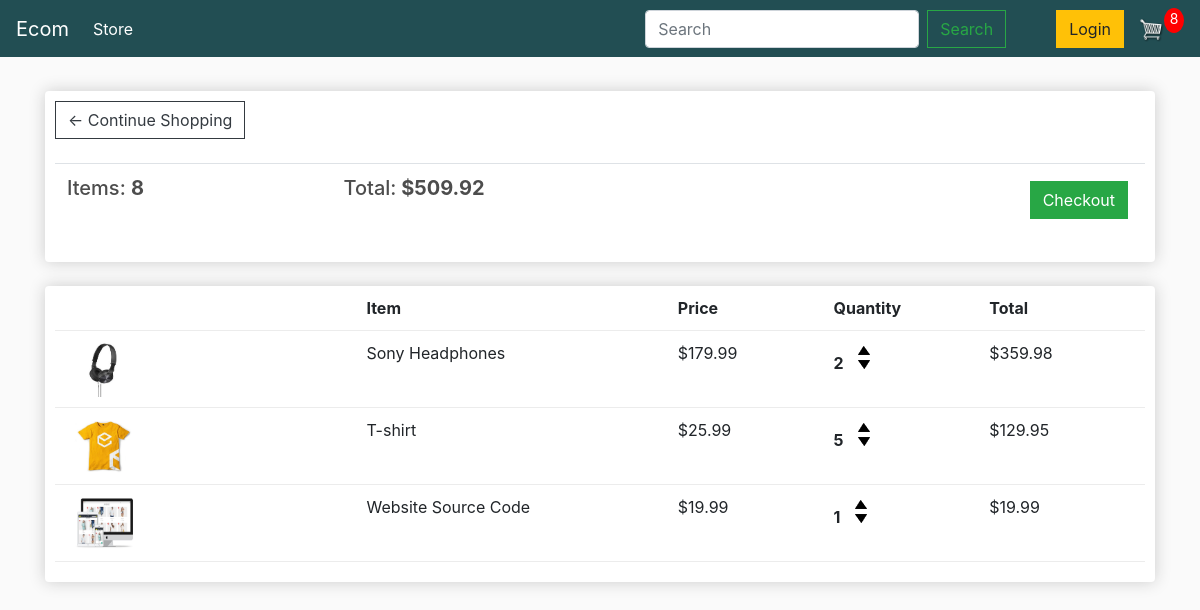
The app's page /cart/ (signed in), older data.
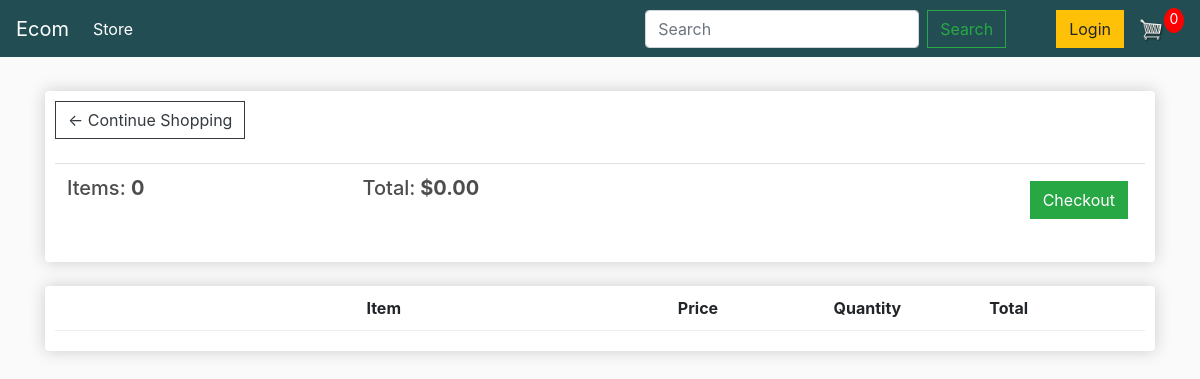
The same page, newer data.
### store/models.py (models this page shows, shortened)
class Order(models.Model):
    customer = models.ForeignKey(Customer,on_delete=models.SET_NULL, blank=True, null=True )
    date_ordered = models.DateTimeField(auto_now_add=True)
    complete = models.BooleanField()
    transaction_id = models.CharField(max_length=200, null=True)
    @property
    def get_cart_total(self):
        orderitems = self.orderitem_set.all()
        total = sum([item.get_total for item in orderitems])
        return total
    @property
    def get_cart_items(self):
        orderitems = self.orderitem_set.all()
        total = sum([item.quantity for item in orderitems])
        return total

class OrderItem(models.Model):
    product = models.ForeignKey(Product, on_delete=models.SET_NULL,null=True)
    order = models.ForeignKey(Order, on_delete=models.SET_NULL,null=True)
    quantity = models.IntegerField(default=0,null=True,blank=True)
    date_added = models.DateTimeField(auto_now_add=True)
    @property
    def get_total(self):
        total = self.product.price * self.quantity
        return total

class Product(models.Model):
    name = models.CharField(max_length=200)
    price = models.FloatField()
    digital = models.BooleanField(default=False,null=True,blank=True)
    image = models.ImageField(null=True,blank=True)
    @property
    def imageURL(self):
        try:
            url = self.image.url
        except:
            url =''
        return url

### store/views.py (the view)
# urls.py: path('cart/',views.cart,name="cart"),
def cart(request):
    data = cartData(request)
    cartItems = data['cartItems']
    order = data['order']
    items = data['items']
    context = {'items': items , 'order': order, 'cartItems' : cartItems}
    return render(request,'store/cart.html',context)

### store/utils.py (called while the page is built)
def cartData(request):
    if request.user.is_authenticated:
        customer = request.user.customer
        order, created = Order.objects.get_or_create(customer= customer, complete=False)
        items = order.orderitem_set.all()
        cartItems = order.get_cart_items
    else:
        cookieData = cookieCart(request)
        order = cookieData['order']
        items = cookieData['items']
        cartItems = cookieData['cartItems']
    return {'cartItems': cartItems , 'order': order , 'items': items}

### store/templates/store/cart.html
{% extends 'store/main.html' %}
{% load static %}
{% block content %}
<div class="row">
     <div class="col-lg-12">
          <div class="box-element">
               <a  class="btn btn-outline-dark" href="{% url 'store' %}">&#x2190; Continue Shopping</a>
               <br>
               <br>
               <table class="table">
                    <tr>
                         <th><h5>Items: <strong>{{order.get_cart_items}}</strong></h5></th>
                         <th><h5>Total:<strong> ${{order.get_cart_total|floatformat:2}}</strong></h5></th>
                         <th>
                              <a  style="float:right; margin:5px;" class="btn btn-success" href="{% url 'checkout' %}">Checkout</a>
                         </th>
                    </tr>
               </table>
          </div>
          <br>
          <div class="box-element">
               <div class="cart-row">
                    <div style="flex:2"></div>
                    <div style="flex:2"><strong>Item</strong></div>
                    <div style="flex:1"><strong>Price</strong></div>
                    <div style="flex:1"><strong>Quantity</strong></div>
                    <div style="flex:1"><strong>Total</strong></div>
               </div>
               {% for item in items %}
               <div class="cart-row">
                    <div style="flex:2"><img class="row-image" src="{{item.product.imageURL}}"></div>
                    <div style="flex:2"><p>{{item.product.name}}</p></div>
                    <div style="flex:1"><p>${{item.product.price|floatformat:2}}</p></div>
                    <div style="flex:1">
                         <p class="quantity">{{item.quantity}}</p>
                         <div class="quantity">
                              <img data-product="{{item.product.id}}" data-action="add" class="chg-quantity update-cart" src="{% static  'images/arrow-up.png' %}">
                              <img data-product="{{item.product.id}}" data-action="remove" class="chg-quantity update-cart" src="{% static  'images/arrow-down.png' %}">
                         </div>
                    </div>
                    <div style="flex:1"><p>${{item.get_total|floatformat:2}}</p></div>
               </div>
               {% endfor %}
          </div>
     </div>
</div>
{% endblock content %}

Row changes from the older to the newer data that the page shows:
no longer on this page (row edited): Order: get_cart_items "8", get_cart_total "509.92"
removed OrderItem: product.imageURL (picture), product.name "Sony Headphones", product.price "179.99", quantity "2", get_total "359.98"
removed OrderItem: product.imageURL (picture), product.name "T-shirt", product.price "25.99", quantity "5", get_total "129.95"
no longer on this page (row edited): OrderItem: product.imageURL (picture), product.name "Website Source Code", product.price "19.99", quantity "1", get_total "19.99"
added Order: get_cart_items "0", get_cart_total "0.00"
Text that changed along with them:
{{ cartItems }}: "8" → "0"
